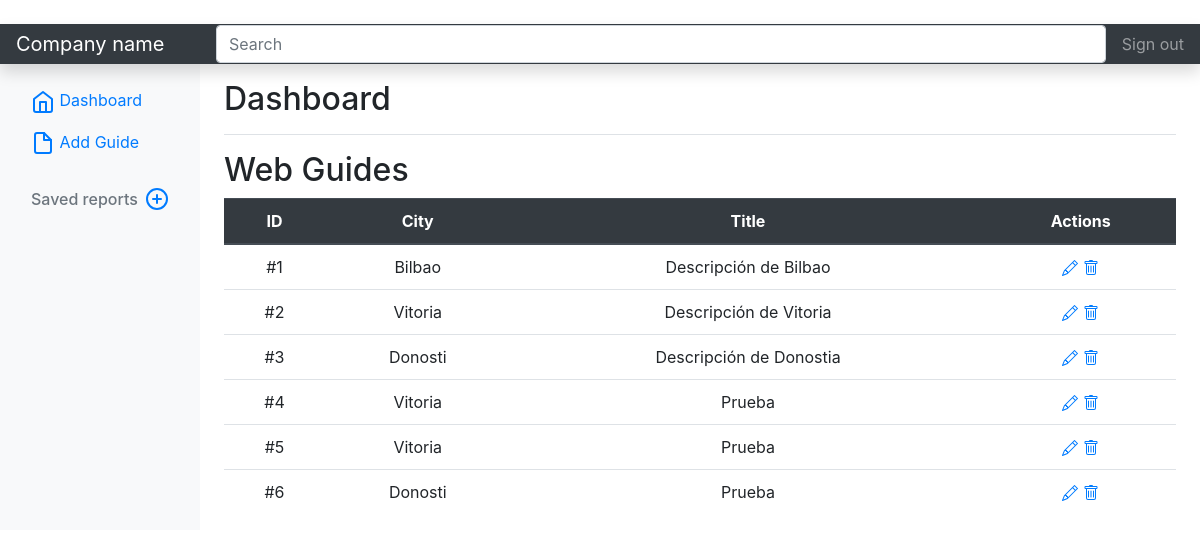
Page /adminsite/ on the earlier database version.
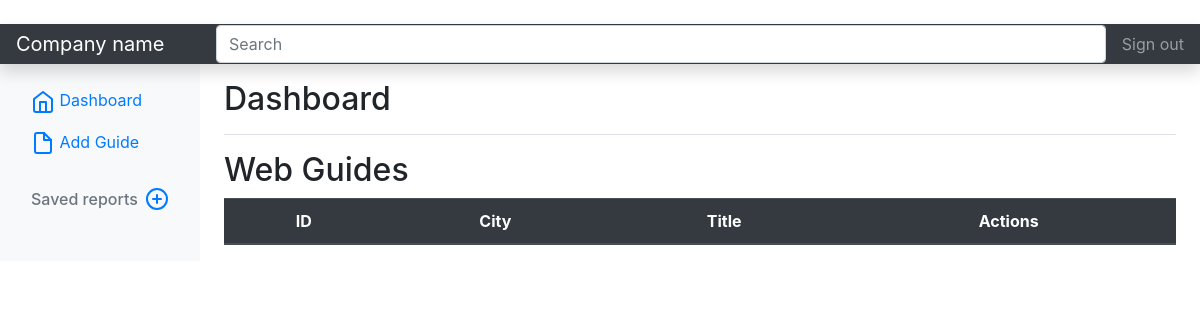
Same page on the later database version.
### descuentosApp/models.py (models this page shows, shortened)
class Guide(models.Model):
	city = models.ForeignKey(City, on_delete=models.CASCADE)
	title = models.CharField(max_length=50, default='')
	informacion_general = RichTextField(blank=True)
	como_llegar = RichTextField(blank=True)
	comida = RichTextField(blank=True, default = '')
	alojamiento = RichTextField(blank=True)
	ocio = RichTextField(blank=True)
	divisas = RichTextField(blank=True)
	banco_sim = RichTextField(blank=True)
	donde_comprar = RichTextField(blank=True)
	foto = models.ImageField(null=True, blank=True, upload_to="images/", default='images/default.png')
	foto2 = models.ImageField(null=True, blank=True, upload_to="images/", default='images/default.png')
	foto3 = models.ImageField(null=True, blank=True, upload_to="images/", default='images/default.png')
	foto4 = models.ImageField(null=True, blank=True, upload_to="images/", default='images/default.png')
	foto5 = models.ImageField(null=True, blank=True, upload_to="images/", default='images/default.png')
	foto6 = models.ImageField(null=True, blank=True, upload_to="images/", default='images/default.png')
	foto7 = models.ImageField(null=True, blank=True, upload_to="images/", default='images/default.png')

class City(models.Model):
	country = models.ForeignKey(Country, on_delete=models.CASCADE)
	name = models.CharField(max_length=30)
	def __str__(self):
		return self.name

### descuentosApp/views.py (the view)
# urls.py: path('adminsite/', views.AdminSite, name='Admin'),
def AdminSite(request):
	guides = Guide.objects.all()
	context = {'guides': guides}
	return render(request, 'admin.html', context)

### descuentosApp/templates/admin.html (shortened to what this page needs)
﻿<!doctype html>
<html lang="en">
  <head>
 <link rel="stylesheet" href="https://stackpath.bootstrapcdn.com/bootstrap/4.3.1/css/bootstrap.min.css">
    <link src="static/css/css_admin/dashboard.css" rel="stylesheet">
  </head>
  <body>
<header class="navbar navbar-dark sticky-top bg-dark flex-md-nowrap p-0 shadow">
  <a class="navbar-brand col-md-3 col-lg-2 me-0 px-3" href="#">Company name</a>
  <input class="form-control form-control-dark w-100" type="text" placeholder="Search" aria-label="Search">
  <ul class="navbar-nav px-3">
    <li class="nav-item text-nowrap">
      <a class="nav-link" href="#">Sign out</a>
    </li>
  </ul>
</header>
<div class="container-fluid">
  <div class="row">
    <nav id="sidebarMenu" class="col-md-3 col-lg-2 d-md-block bg-light sidebar collapse">
      <div class="position-sticky pt-3">
        <ul class="nav flex-column">
          <li class="nav-item">
            <a class="nav-link active" aria-current="page" href="#">
              <span data-feather="home"></span>
              Dashboard
            </a>
          </li>
          <li class="nav-item">
            <a class="nav-link" href="{% url 'AddGuide' %}">
              <span data-feather="file"></span>
              Add Guide
            </a>
          </li>
        </ul>
        <h6 class="sidebar-heading d-flex justify-content-between align-items-center px-3 mt-4 mb-1 text-muted">
          <span>Saved reports</span>
          <a class="link-secondary" href="#" aria-label="Add a new report">
            <span data-feather="plus-circle"></span>
          </a>
        </h6>
      </div>
    </nav>
    <main class="col-md-3 ms-sm-auto col-lg-10 px-md-4">
      <div class="d-flex justify-content-between flex-wrap flex-md-nowrap align-items-center pt-3 pb-2 mb-3 border-bottom">
        <h1 class="h2">Dashboard</h1>
      </div>
      <h2>Web Guides</h2>
      <div class="table-responsive">
        <table class="table">
          <thead class="thead-dark">
            <tr>
              <th class="text-center">ID</th>
              <th class="text-center">City</th>
              <th class="text-center">Title</th>
              <th class="text-center">Actions</th>
            </tr>
          </thead>
          <tbody>
              {% for guide in guides %}
              <tr>
                <td class="text-center">#{{guide.id}}</td>
                <td class="text-center">{{guide.city}}</td>
                <td class="text-center">{{guide.title}}</td>
                <td class="text-center"><a href="{% url 'EditGuide' guide.pk %}"> </a>
                <a href="{% url 'DeleteGuide' guide.pk %}"> </a>
                </td>
              </tr>
              {% endfor %}
          </tbody>
        </table>
      </div>
    </main>
  </div>
</div>
  </body>
</html>

Differences in the rows shown:
removed Guide: id "1", city "Bilbao", title "Descripción de Bilbao"
removed Guide: id "2", city "Vitoria", title "Descripción de Vitoria"
removed Guide: id "3", city "Donosti", title "Descripción de Donostia"
removed Guide: id "4", city "Vitoria", title "Prueba"
removed Guide: id "5", city "Vitoria", title "Prueba"
removed Guide: id "6", city "Donosti", title "Prueba"
